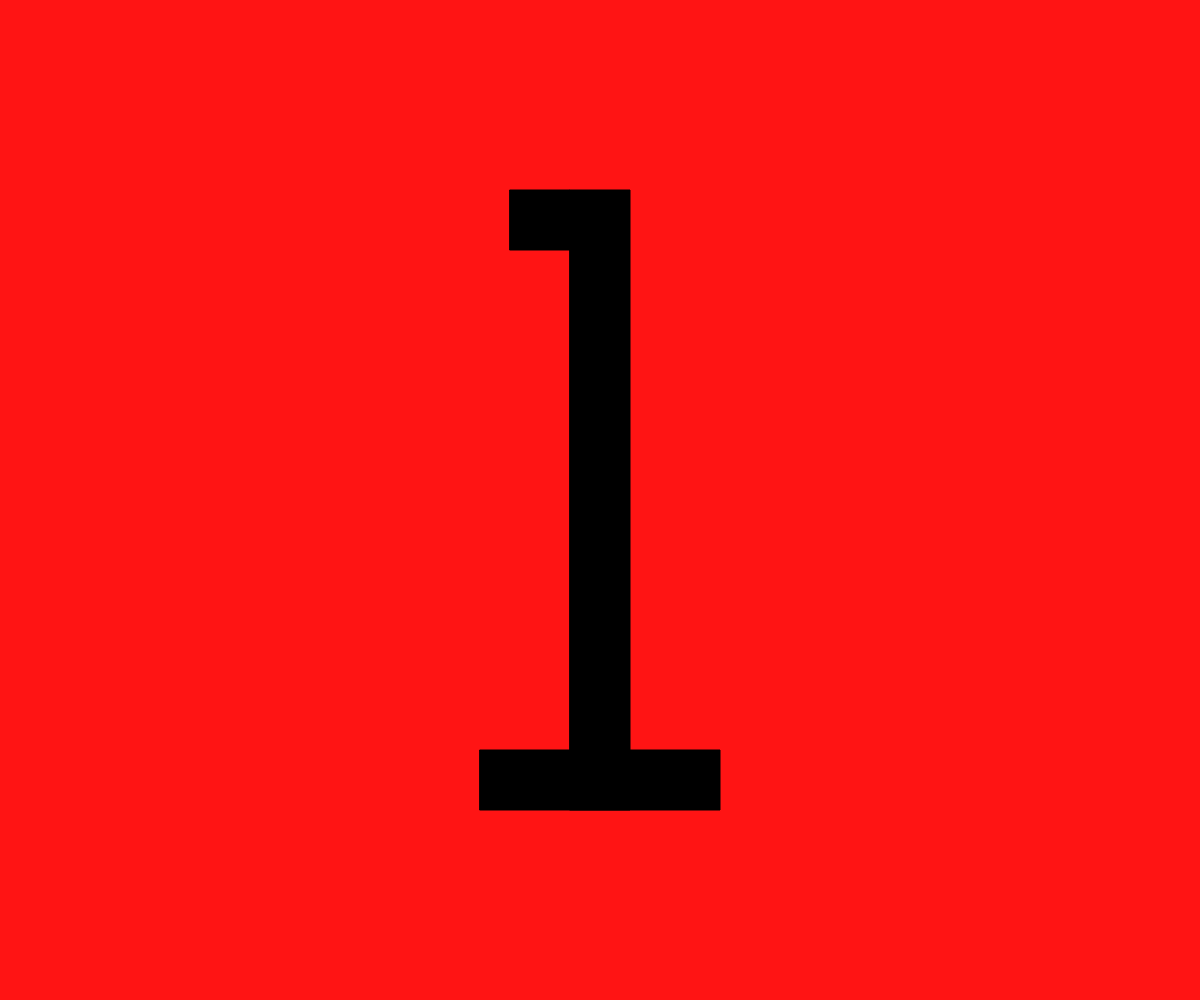
Frame 1 (no input)
Frame 60 (no input): identical to frame 1, image omitted
Frame 120 (the mouse pressed at the canvas centre since frame 60): identical to frame 1, image omitted

The p5.js sketch that drew this single still picture (run headless with seeded random() and noise() and a simulated clock; from frame 60 on, the mouse is pressed at the canvas centre):

// p5.js sketch
// ── sketch.js
function setup() {
  createCanvas(windowWidth, windowHeight);
}

function draw() {
  background(255, 20, 20);
  fill(0);
  rect(width / 2 - width / 40, height / 4 - width / 20, width / 20, height / 2 + width / 10);
  rect(width / 2.5, height / 4 + height / 2, width - 2 * width / 2.5, width / 20);
  rect(width / 2 - width / 20 - width / 40, height / 4 - width / 20, width / 20, width / 20);
}
